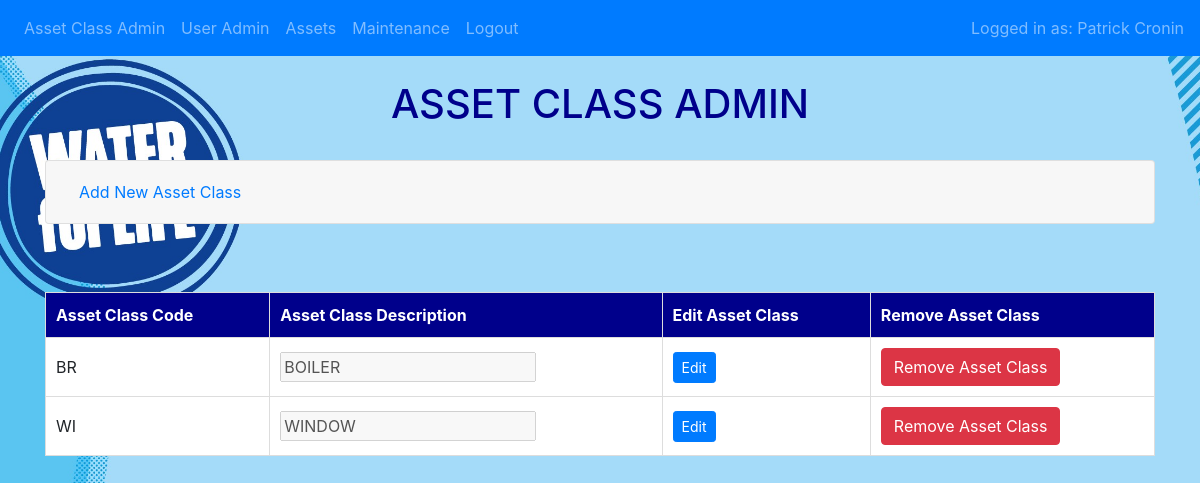
Before: /assetclassadmin (signed in) with the older database file.
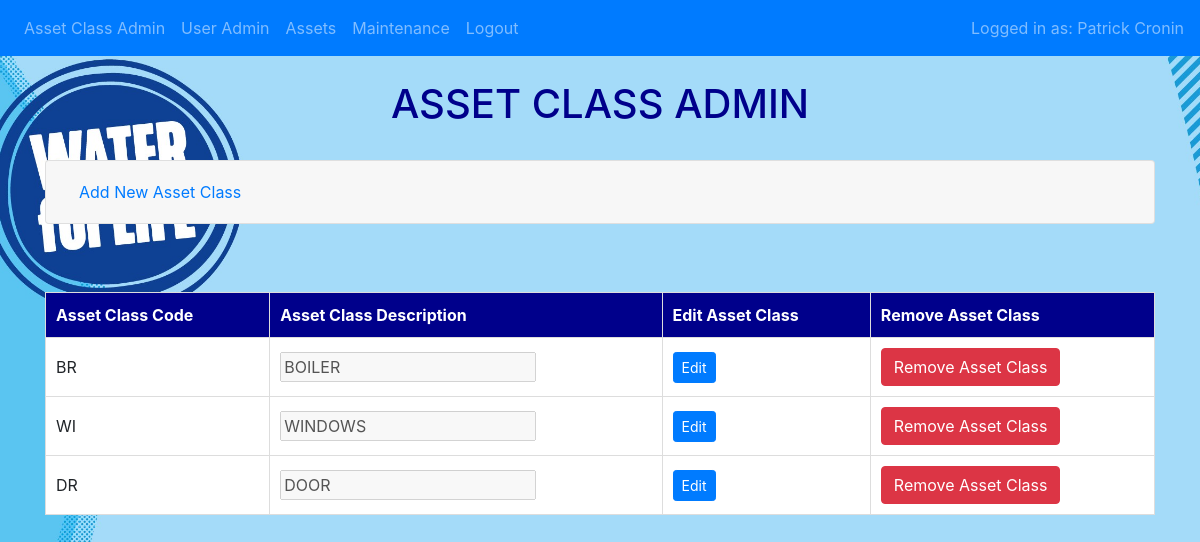
After: the same page with the newer database file.
### website/models.py (models this page shows)
class Assetclass(db.Model):
    class_code = db.Column(db.String(2), primary_key=True)
    class_desc = db.Column(db.String(50), nullable=False)
    assets = db.relationship('Asset', backref='assetclass', lazy=True)

### website/views.py (the view, shortened to what this page needs)
@views.route('/assetclassadmin', methods=['GET', 'POST'])
@admin_required
def assetclassadmin():
    AssetClassList = db.session.query(Assetclass).all()
    return render_template("assetclassadmin.html", user=current_user, asset_class_list=AssetClassList)

### website/__init__.py (called while the page is built)
def create_app():
    app = Flask(__name__)
    app.config.from_object('config.Config')
    db.init_app(app)
    from .views import  views
    from .auth import auth
    app.register_blueprint(views, url_prefix='/')
    app.register_blueprint(auth, url_prefix='/')
    from .models import User, Assetclass, Asset, Maintenance
    with app.app_context():
        db.create_all()
    login_manager = LoginManager()
    login_manager.login_view = 'auth.login'
    try:
        login_manager.init_app(app)
        @login_manager.user_loader
        def load_user(id):
            return User.query.get(int(id))
    except Exception as e:
        logging.error(f"Error loading user {id}: {e}")
        return None
    return app

### website/templates/assetclassadmin.html (shortened to what this page needs)
{% extends "base.html" %}
{% block content %}<br><h1 style="text-align: center; color:darkblue;">ASSET CLASS ADMIN</h1><br>
<div class="accordion" id="userACAdminAccordion">
<div class="card">
    <div class="card-header" id="headingAddAssetClass">
        <h2 class="mb-0">
            <button class="btn btn-link btn-block text-left" type="button" data-toggle="collapse" data-target="#collapseAddAssetClass" aria-expanded="false" aria-controls="collapseAddAssetClass">
                Add New Asset Class
            </button>
        </h2>
    </div>
</div>
</div>
<br>
<br>
<table>
    <thead>
        <tr>
            <th>Asset Class Code</th>
            <th>Asset Class Description</th>
            <th>Edit Asset Class</th>
            <th>Remove Asset Class</th>
        </tr>
    </thead>
    <tbody>
        {% for assetclass in asset_class_list %}
        <tr id="{{ assetclass.class_code }}">
            <td>{{ assetclass.class_code }}</td>
            <td><input type="text" name="asset_class_desc" value="{{ assetclass.class_desc }}" disabled></td>
            <td>
                <button class="btn btn-sm btn-primary" data-editing="false" onclick="toggleEdit(this, '{{ assetclass.class_code }}', ['asset_class_desc'], '/edit_asset_class', {{ assetclass.class_code }})">
                    Edit
                </button>
            </td>
            <td>
                <form action="{{ url_for('views.delete_asset_class', class_code=assetclass.class_code) }}" method="POST" onsubmit="return confirm('Are you sure you want to remove this asset class?');">
                    <button type="submit" class="btn btn-danger">Remove Asset Class</button>
                </form>
            </td>
        <tr>
{% endfor %}
</tbody>
</table>
{% endblock %}

Changed rows visible on the page:
changed Assetclass "WI": asset_class_desc "WINDOW" → "WINDOWS"
added Assetclass: class_code "DR", asset_class_desc "DOOR"
